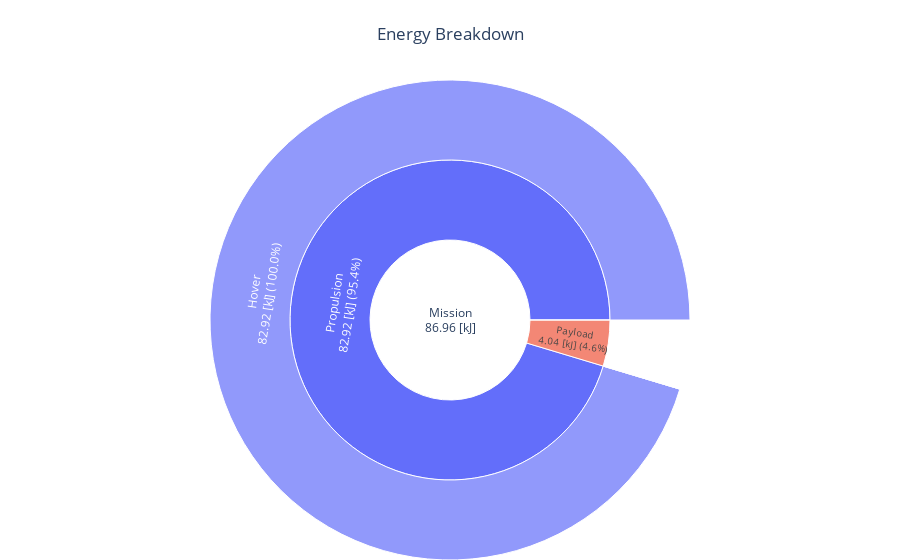

The code cell stored with this chart in its notebook:
### Code cell
fig = energy_breakdown_sun_plot_drone(OUTPUT_FILE)
fig.show()

### Figure 1 — Plotly figure (JSON) as saved in the notebook; plotly's stock layout.template omitted (floating-point values rounded to 4 significant figures)
{"data": [{"branchvalues": "total", "labels": ["Mission<br>86.96 [kJ]", "Avionics<br>0.00 [kJ] (0.0%)", "Payload<br>4.04 [kJ] (4.6%)", "Propulsion<br>82.92 [kJ] (95.4%)", "Hover<br>82.92 [kJ] (100.0%)", "Climb<br>0.00 [kJ] (0.0%)", "Forward<br>0.00 [kJ] (0.0%)"], "parents": ["", "Mission<br>86.96 [kJ]", "Mission<br>86.96 [kJ]", "Mission<br>86.96 [kJ]", "Propulsion<br>82.92 [kJ] (95.4%)", "Propulsion<br>82.92 [kJ] (95.4%)", "Propulsion<br>82.92 [kJ] (95.4%)"], "type": "sunburst", "values": [86.96, 0, 4.042, 82.92, 82.92, 0, 0]}], "layout": {"margin": {"b": 0, "l": 0, "r": 0, "t": 80}, "title": {"text": "Energy Breakdown", "x": 0.5}}}
